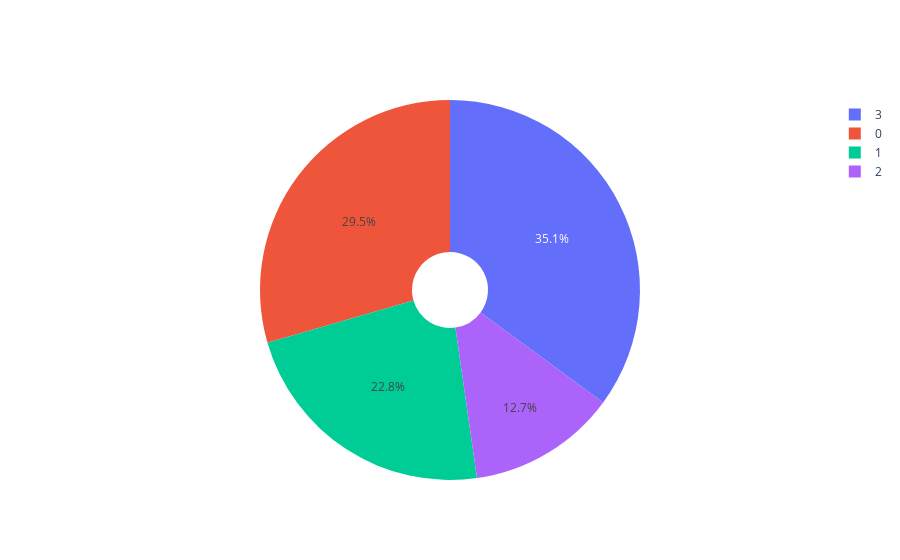

The notebook cell saved with this chart:
### Code cell
Accuracy=pd.DataFrame()
Accuracy['Type']=explore.accuracy_group.value_counts().index
Accuracy['Count']=explore.accuracy_group.value_counts().values

py.init_notebook_mode(connected=True)
fig = go.Figure(data=[go.Pie(labels=Accuracy['Type'], values=Accuracy['Count'],hole=0.2)])
fig.show()

### Figure 1 — Plotly figure (JSON) as saved in the notebook; plotly's stock layout.template omitted (floating-point values rounded to 4 significant figures)
{"data": [{"hole": 0.2, "labels": [3, 0, 1, 2], "type": "pie", "values": [303575, 255079, 197291, 109502]}], "layout": {}}
